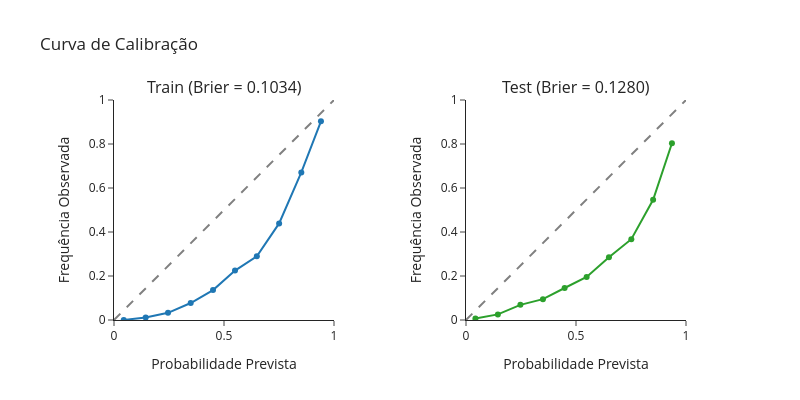

The code cell stored with this chart in its notebook:
### Markdown cell above
### Calibração

### Code cell
evaluator.plot_calibration(
    splits=["train",'test']
    )

### Figure 1 — Plotly figure (JSON) as saved in the notebook; plotly's stock layout.template omitted (floating-point values rounded to 4 significant figures)
{"data": [{"mode": "lines+markers", "name": "Modelo", "type": "scatter", "x": [0.04428, 0.1441, 0.2455, 0.3487, 0.4501, 0.5501, 0.6493, 0.7505, 0.8514, 0.9407], "xaxis": "x", "y": [0.0002452, 0.01119, 0.03253, 0.07713, 0.136, 0.2247, 0.2893, 0.4389, 0.671, 0.9031], "yaxis": "y"}, {"line": {"color": "grey", "dash": "dash"}, "mode": "lines", "showlegend": false, "type": "scatter", "x": [0, 1], "xaxis": "x", "y": [0, 1], "yaxis": "y"}, {"mode": "lines+markers", "name": "Modelo", "type": "scatter", "x": [0.04277, 0.1448, 0.2472, 0.3497, 0.4482, 0.5484, 0.6498, 0.7515, 0.8505, 0.9361], "xaxis": "x2", "y": [0.006619, 0.02544, 0.06897, 0.09487, 0.1454, 0.1957, 0.2855, 0.3674, 0.5462, 0.8036], "yaxis": "y2"}, {"line": {"color": "grey", "dash": "dash"}, "mode": "lines", "showlegend": false, "type": "scatter", "x": [0, 1], "xaxis": "x2", "y": [0, 1], "yaxis": "y2"}], "layout": {"annotations": [{"font": {"size": 16}, "showarrow": false, "text": "Train (Brier = 0.1034)", "x": 0.225, "xanchor": "center", "xref": "paper", "y": 1, "yanchor": "bottom", "yref": "paper"}, {"font": {"size": 16}, "showarrow": false, "text": "Test (Brier = 0.1280)", "x": 0.775, "xanchor": "center", "xref": "paper", "y": 1, "yanchor": "bottom", "yref": "paper"}], "height": 400, "showlegend": false, "title": {"text": "Curva de Calibração"}, "width": 800, "xaxis": {"anchor": "y", "constrain": "domain", "domain": [0, 0.45], "range": [0, 1], "showgrid": false, "title": {"text": "Probabilidade Prevista"}}, "xaxis2": {"anchor": "y2", "constrain": "domain", "domain": [0.55, 1], "range": [0, 1], "showgrid": false, "title": {"text": "Probabilidade Prevista"}}, "yaxis": {"anchor": "x", "constrain": "domain", "domain": [0, 1], "range": [0, 1], "scaleanchor": "x", "scaleratio": 1, "showgrid": false, "title": {"text": "Frequência Observada"}}, "yaxis2": {"anchor": "x2", "constrain": "domain", "domain": [0, 1], "range": [0, 1], "scaleanchor": "x2", "scaleratio": 1, "showgrid": false, "title": {"text": "Frequência Observada"}}}}
